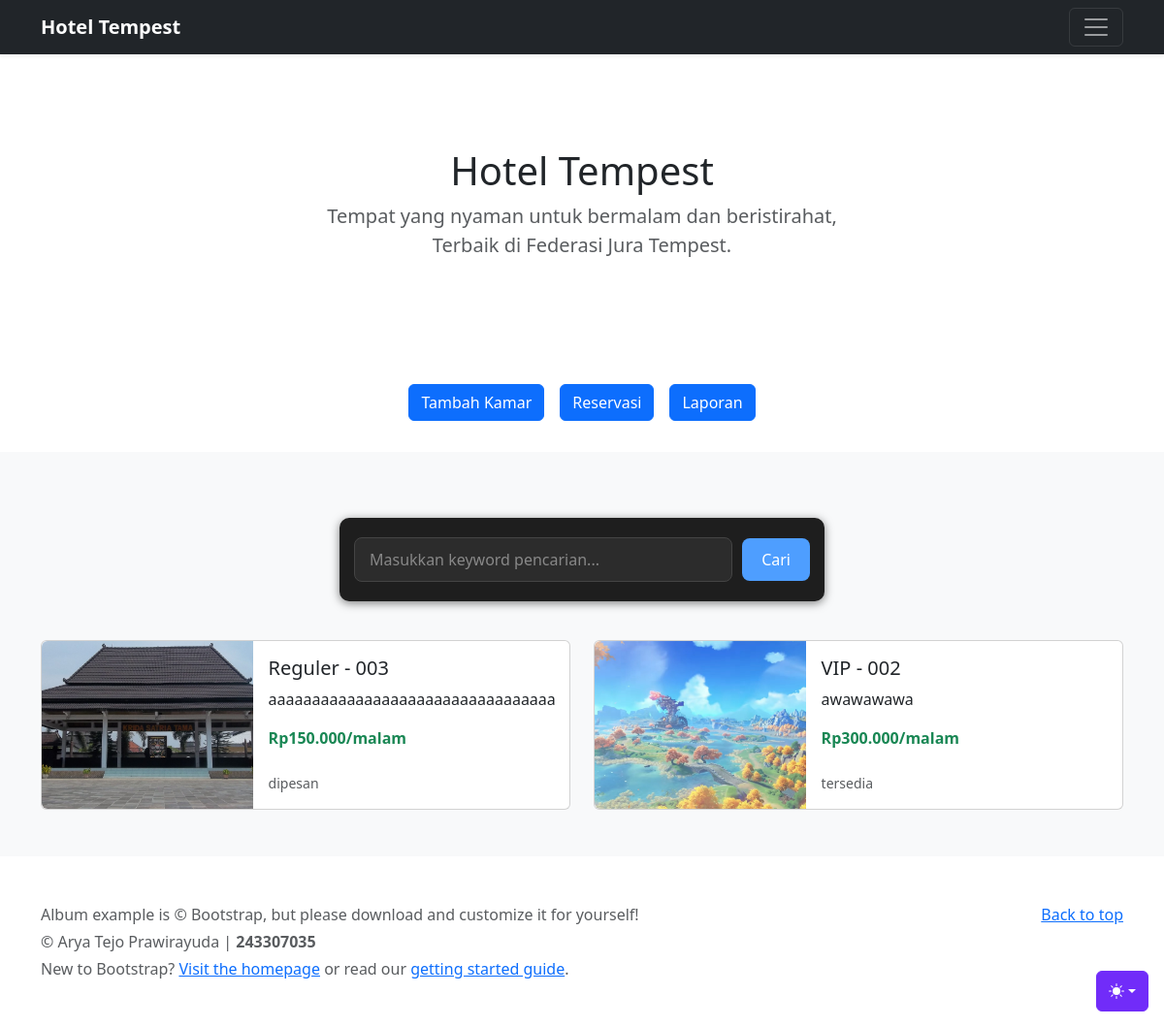
/Admin/dashboard.php, run on the app's committed database.
### tables this page shows
CREATE TABLE IF NOT EXISTS `kamar` (
  `id` int NOT NULL AUTO_INCREMENT,
  `nomor_kamar` varchar(10) DEFAULT NULL,
  `tipe` varchar(50) DEFAULT NULL,
  `deskripsi` text,
  `harga` decimal(10,2) DEFAULT NULL,
  `status` enum('tersedia','dipesan','perbaikan') DEFAULT 'tersedia',
  `gambar` varchar(255) DEFAULT NULL,
  PRIMARY KEY (`id`)
);

### db_hotel.php (called while the page is built)
<?php
class Koneksi {
    private $host = "localhost";
    private $user = "root";
    private $pass = "";
    private $dbname = "db_hotel";
    private $conn;
    public function __construct() {
        try {
            $dsn = "mysql:host={$this->host};dbname={$this->dbname};charset=utf8mb4";
            $this->conn = new PDO($dsn, $this->user, $this->pass);
            $this->conn->setAttribute(PDO::ATTR_ERRMODE, PDO::ERRMODE_EXCEPTION);
        } catch (PDOException $e) {
            die("Koneksi Gagal: " . $e->getMessage());
        }
    }
    public function getKoneksi() {
        return $this->conn;
    }
}
?>

### Model/kamar.php (called while the page is built, shortened)
<?php
require_once __DIR__ . '/../db_hotel.php';
class Kamar {
    private $db;
    private $table = 'kamar';
    public function __construct() {
        $koneksi = new Koneksi();
        $this->db = $koneksi->getKoneksi();
    }
    public function getAllKamar() {
        $query = "SELECT * FROM $this->table";
        $proses = $this->db->prepare($query);
        $proses->execute();
        return $proses->fetchAll(PDO::FETCH_ASSOC);
    }
}
?>

### View/component/tampil_kamar.php (the view, shortened to what this page needs)
<?php
require_once __DIR__ . '/../../Model/Kamar.php';
$kamarModel = new Kamar();
$kamarList = $kamarModel->getAllKamar();
$baseUrl = $_SERVER['REQUEST_SCHEME'] . '://' . $_SERVER['HTTP_HOST'] . '/Public/uploads/';
if (isset($_POST['cari'])) {
    $keyword = trim($_POST['keyword']);
    $kamarList = $kamarModel->cariKamar($keyword);
} else {
    $kamarList = $kamarModel->getAllKamar();
}
?>
<link rel="stylesheet" href="../../css/pencarian.css">
<form id="search-form" method="post" action="">
    <input type="text" name="keyword" placeholder="Masukkan keyword pencarian..." autocomplete="off">
    <button type="submit" name="cari">Cari</button>
</form>
<div class="row row-cols-1 row-cols-md-2 g-4">
    <?php foreach ($kamarList as $kamar): ?>
        <div class="col">
            <div class="card h-100 flex-row">
                <img src="<?= $baseUrl . htmlspecialchars($kamar['gambar'] ?? '') ?>"
                    alt="<?= htmlspecialchars($kamar['tipe'] ?? '') ?>"
                    class="img-fluid rounded-start"
                    style="width: 40%; object-fit: cover; height: 100%;">
                <div class="card-body d-flex flex-column">
                    <h5 class="card-title"><?= htmlspecialchars($kamar['tipe'] ?? '-') ?> - <?= htmlspecialchars($kamar['nomor_kamar'] ?? '-') ?></h5>
                    <p class="card-text"><?= htmlspecialchars($kamar['deskripsi'] ?? '-') ?></p>
                    <p class="card-text text-success fw-bold mt-auto">
                        Rp<?= number_format($kamar['harga'] ?? 0, 0, ',', '.') ?>/malam
                    </p>
                    <div class="d-flex justify-content-between align-items-center mt-2">
                        <small class="text-body-secondary"><?= htmlspecialchars($kamar['status'] ?? '-') ?></small>
                    </div>
                </div>
            </div>
        </div>
    <?php endforeach; ?>
</div>

### Admin/dashboard.php (shortened to what this page needs)
<?php
require_once '../Model/kamar.php';
$kamarModel = new Kamar();
$kamarList = $kamarModel->getAllKamar();
?>
<!doctype html>
<html lang="en" data-bs-theme="auto">
    <head>
        <link rel="stylesheet" href="https://cdn.jsdelivr.net/npm/@docsearch/css@3">
        <link href="../bootstrap-5.3.3-examples/assets/dist/css/bootstrap.min.css" rel="stylesheet">
    </head>
    <body>
        <div class="dropdown position-fixed bottom-0 end-0 mb-3 me-3 bd-mode-toggle">
            <button class="btn btn-bd-primary py-2 dropdown-toggle d-flex align-items-center"
                    id="bd-theme"
                    type="button"
                    aria-expanded="false"
                    data-bs-toggle="dropdown"
                    aria-label="Toggle theme (auto)">
                <svg class="bi my-1 theme-icon-active" width="1em" height="1em"><use href="#circle-half"></use></svg>
            </button>
        </div>
        <header data-bs-theme="dark">
            <?php include __DIR__ . '/../View/component/tampil_header.php'; ?>
        </header>
        <main>
            <section class="py-5 text-center container">
                <?php include __DIR__ . '/../View/component/tampil_section.php'; ?>
            </section>
            <div class="row">
                <div class="d-flex justify-content-center gap-3 py-3 mb-3">
                    <button type="button" class="btn btn-primary" data-bs-toggle="modal" data-bs-target="#tambahKamarModal">
                        Tambah Kamar
                    </button>
                    <button class="btn btn-primary" onclick="window.location.href='reservasi_admin.php'">
                        Reservasi
                    </button>
                    <button class="btn btn-primary" onclick="window.location.href='laporan.php'">
                        Laporan
                    </button>
                </div>
            </div>
            <div class="album py-5 bg-body-tertiary">
                <div class="container">
                    <?php include __DIR__ . '/../View/component/tampil_kamar.php'; ?>
                </div>
            </div>
        </main>
        <footer class="text-body-secondary py-5">
            <?php include __DIR__ . '/../View/component/tampil_footer.php'; ?>
        </footer>
    </body>
</html>

### View/component/tampil_header.php (shortened to what this page needs)
<div class="navbar navbar-dark bg-dark shadow-sm">
    <div class="container">
        <a href="#" class="navbar-brand d-flex align-items-center">
            <strong>Hotel Tempest</strong>
        </a>
        <button class="navbar-toggler" type="button" data-bs-toggle="collapse" data-bs-target="#navbarHeader" aria-controls="navbarHeader" aria-expanded="false" aria-label="Toggle navigation">
            <span class="navbar-toggler-icon"></span>
        </button>
    </div>
</div>

### View/component/tampil_section.php
<div class="row py-lg-5">
<div class="col-lg-6 col-md-8 mx-auto">
    <h1 class="fw-light"><?= $judul_section ?? 'Hotel Tempest'?></h1>
    <p class="lead text-body-secondary"><?= $isi_section ?? 'Tempat yang nyaman untuk bermalam dan beristirahat, Terbaik di Federasi Jura Tempest.' ?></p>
</div>
</div>

### View/component/tampil_footer.php
<div class="container">
    <p class="float-end mb-1">
    <a href="#">Back to top</a>
    </p>
    <p class="mb-1">Album example is &copy; Bootstrap, but please download and customize it for yourself!</p>
    <p class="mb-1">&copy; Arya Tejo Prawirayuda | <strong>243307035</strong></p>
    <p class="mb-0">New to Bootstrap? <a href="/">Visit the homepage</a> or read our <a href="../getting-started/introduction/">getting started guide</a>.</p>
</div>

### css/pencarian.css (style rules this page uses)
#search-form { display: flex; justify-content: center; align-items: center; gap: 10px; margin: 20px auto 40px auto; max-width: 500px; padding: 20px 15px; background-color: #1e1e1e; border-radius: 10px; box-shadow: 0 2px 10px rgba(0, 0, 0, 0.5); flex-wrap: wrap; }
#search-form input[type="text"] { flex: 1; min-width: 200px; padding: 10px 15px; border: 1px solid #444; border-radius: 8px; background-color: #2c2c2c; color: #f0f0f0; font-size: 16px; transition: border-color 0.3s ease, background-color 0.3s ease; }
#search-form input[type="text"]::placeholder { color: #888; }
#search-form button { padding: 10px 20px; background-color: #4e9eff; color: white; border: none; border-radius: 8px; font-size: 16px; cursor: pointer; transition: background-color 0.3s ease; }

### Admin/dashboard.php (style rules this page uses)
.bi { vertical-align: -.125em; fill: currentColor; }
.btn-bd-primary { --bd-violet-bg: #712cf9; --bd-violet-rgb: 112.520718, 44.062154, 249.437846; --bs-btn-font-weight: 600; --bs-btn-color: var(--bs-white); --bs-btn-bg: var(--bd-violet-bg); --bs-btn-border-color: var(--bd-violet-bg); --bs-btn-hover-color: var(--bs-white); --bs-btn-hover-bg: #6528e0; --bs-btn-hover-border-color: #6528e0; --bs-btn-focus-shadow-rgb: var(--bd-violet-rgb); --bs-btn-active-color: var(--bs-btn-hover-color); --bs-btn-active-bg: #5a23c8; --bs-btn-active-border-color: #5a23c8; }
.bd-mode-toggle { z-index: 1500; }

### data on the page
kamar: gambar (picture), tipe "Reguler", nomor_kamar "003", deskripsi "aaaaaaaaaaaaaaaaaaaaaaaaaaaaaaaaa", harga "150.000", status "dipesan"
kamar: gambar (picture), tipe "VIP", nomor_kamar "002", deskripsi "awawawawa", harga "300.000", status "tersedia"

### other printed values
$judul_section "Hotel Tempest"
$isi_section "Tempat yang nyaman untuk bermalam dan beristirahat, Terbaik di Federasi Jura Tempest."
